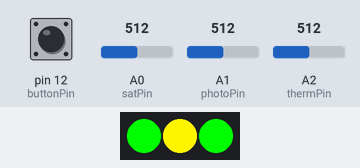
The sketch below on a simulated Arduino Uno, built with avr-gcc and run on an emulated ATmega328P. Shown: 3 RGB LEDs in strip order, left to right. Inputs (shaded band) come from the test bench; at power-on: A1 (photoPin) = 512, A2 (thermPin) = 512, A0 (satPin) = 512, pin 12 (buttonPin) LOW.

Above: at 1.2 s.
1.3 s: A1 (photoPin) set to 716
At 2.1 s:
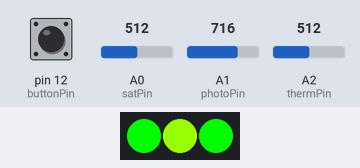
2.8 s: A2 (thermPin) set to 612
At 3.2 s:
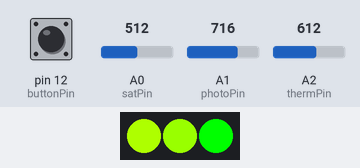
4.3 s: A2 (thermPin) set to 633
At 5.5 s:
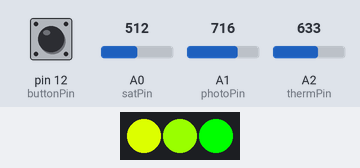
5.8 s: A0 (satPin) set to 754
At 6.7 s:
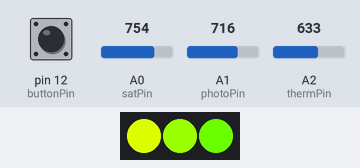
7.3 s: A0 (satPin) set to 781
At 7.9 s:
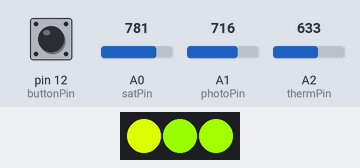
8.8 s: A1 (photoPin) set to 427
At 10.0 s:
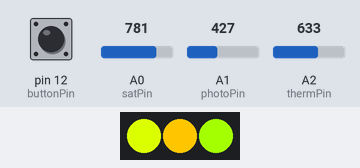
10.3 s: A1 (photoPin) set to 399
Timing chart, 0 to 12.8 s (numbered marks = the images above; inputs shaded):
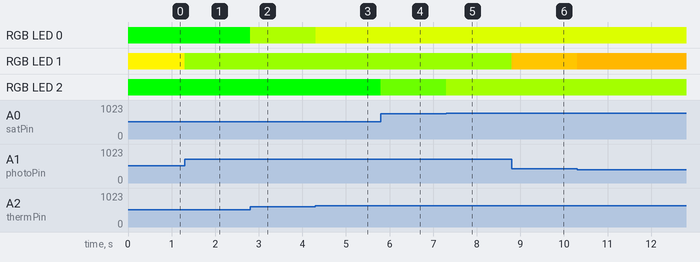

Measured:
- after the input at 1.3 s, RGB LED 1: RGB(255, 244, 0) → RGB(153, 255, 0) at once
- after the input at 2.8 s, RGB LED 0: RGB(0, 255, 0) → RGB(174, 255, 0) at once
- after the input at 4.3 s, RGB LED 0: RGB(174, 255, 0) → RGB(220, 255, 0) at once
- after the input at 5.8 s, RGB LED 2: RGB(0, 255, 0) → RGB(108, 255, 0) at once
- after the input at 7.3 s, RGB LED 2: RGB(108, 255, 0) → RGB(164, 255, 0) at once
- after the input at 8.8 s, RGB LED 1: RGB(153, 255, 0) → RGB(255, 198, 0) at once
- after the input at 10.3 s, RGB LED 1: RGB(255, 198, 0) → RGB(255, 183, 0) at once

The sketch:

botanical.ino
```cpp
//using the neopixel library, available from adafruit.com
#include <Adafruit_NeoPixel.h>
//rgb led strip of 3 leds, from pin 10, etc.
Adafruit_NeoPixel strip = Adafruit_NeoPixel(3, 10, NEO_GRB + NEO_KHZ800);

//pins
int powerPin = 2;
int buttonPin = 12;
int satPin = 14;
int photoPin = 15;
int thermPin = 16;

//thresholds
int tempHigh = 65; //max comfortable temp
int tempLow = 32; //lowest okay temp
int photoHigh = 1000; //direct sunlight
int photoLow = 50; //darkness, more or less
int satHigh = 700; //max saturation, is inverted scale.  subject to change.
int satLow = 950; //very very dry.  subject to change.

//misc.
float steinhart; //for steinhart equation
int outputMax = 100; //for mapping analog inputs, from 0 to whatever this value is
int color[] = {0,0,0}; //red, green, blue, for rgb led indicators
int brightness[] = {255,120,60}; //different levels, for rgb led indicators
int brightnessC = 0; //which level it should be on, changes when button is pressed
boolean toggle;

void setup(){
  //Serial.begin(9600); //for diagnostic
  //powerPin
  pinMode(powerPin,OUTPUT);
  digitalWrite(powerPin,HIGH);
  //button pin
  pinMode(buttonPin,INPUT);
  //neopixel
  strip.begin();
};
void loop(){
  //printAll(); //for diagnostic
  lights(); //updates indicator lights
  //buttons, turns push button into toggle button
  if (digitalRead(buttonPin) == HIGH && toggle == false){
    toggle = true;
    brightnessC++;
    if (brightnessC > 2){
      brightnessC = 0;
    };
  };
   if (digitalRead(buttonPin) == LOW && toggle == true){
    toggle = false;
   };
};
//temperature function, scales between 0 and 100
int thermOut(){
  int temp;
  float Rt;
  int bco = 4000; //b coefficient
  int output;
  //stienhart equation
  temp = analogRead(thermPin);
  Rt = 47200/((float)1032/temp - 1);
  steinhart = Rt / 50000;
  steinhart = log(steinhart);
  steinhart /= bco;
  steinhart += 1.0 / (25 + 273.15);
  steinhart = 1.0 / steinhart;
  steinhart -= 273.15; //from kelvin to C
  steinhart =  steinhart*9/5+32; //to convert from C to F
  //this equation is correct, for a 10k thermistor with a 10k resistor and a 5v pin,
  //but for some reason the output on my cheap arduino knockoff isn't supplying enough power
  //consequently, the temperature yielded is consistently 10 degrees f higher than
  //what it should be, so...
  steinhart = steinhart - 10; //to fix the problem
  //function output, from 0 to 100 depending on conditions
  //okay conditions
  if (steinhart >= tempHigh){
    output = outputMax;
  };
  //okay conditions
  if (steinhart < tempHigh && steinhart > tempLow){
    output = map(steinhart, tempLow, tempHigh, 0, outputMax);
  };
  //bad conditions
  if (steinhart <= tempLow){
    output = 0;
  };
  return output;
};
//light function, scales between 0 and 100
int photoOut(){ //light function, scales between 0 and 100;
  int photo = analogRead(photoPin);
  int output;
  //output
  //good conditions
  if (photo >= photoHigh){
    output = outputMax;
  };
  //okay conditions
  if (photo < photoHigh && photo > photoLow){
    output = map(photo, photoLow, photoHigh, 0, outputMax);
  };
  //bad conditions
  if (photo <= photoLow){
    output = 0;
  };
  return output;
};
//function output, from 0 to 100 depending on conditions
//water saturation conditions from hygrometer, scales between 0 and 100
int satOut(){
  int sat = analogRead(satPin);
  int output;
  //output
  //good conditions
  if (sat < satHigh){
    output = outputMax;
  };
  //okay condiditons
  if (sat > satHigh && sat < satLow){
    output = map(sat, satHigh, satLow, outputMax, 0); //from max to 0 this time, because
    //scale is inversed.  high value being poor conductivity, low value meaning good
    //conductivity
  };
  //bad conditions
  if (sat > satLow){
    output = 0;
  };
  return output;
};
//maps input to color from red (poor conditions) to green (good conditions)
int colorMap(int input){
  //temp = temporary, not temperature.  first needs the 0 to 100 outputs scaled to 0 to 510 (2*255)
  //in order to facilitate rgb transitions.  i know this step could be skipped, by scaling to
  //to 510 at the end of each (therm, sat, and photo) function, but i'm too lazy and will fix it later.
  int temp = map(input, 0, outputMax, 0, 510);
  //if the conditions are very bad, it'll be just red.  greener and greener as the conditions get better
  if (temp <= 255){
    color[0] = 255; //red
    color[1] = temp; //green
    color[2] = 0; //blue
  };
  //less and less red as the conditions get better.  if the conditions are very good, it'll be just green.
  if (temp > 255){
    color[0] = 255-(temp - 255); //red
    color[1] = 255; //green
    color[2] = 0; //blue
  };
};
//print all inputs, for diag purposes.
void printAll(){
//with a small delay because otherwise the serial port is too crazy
  Serial.println("sat");
  Serial.println(analogRead(satPin));
  Serial.println(satOut());
  Serial.println("photo");
  Serial.println(analogRead(photoPin));
  Serial.println(photoOut());
  Serial.println("therm");
  Serial.println(thermOut());
  Serial.println(steinhart);
  delay(500);
;};
//update indicator function
void lights(){
  //saturation
  colorMap(satOut());
  strip.setPixelColor(2, color[0], color[1], color[2]); //leftmost indicator
  //photo
  colorMap(photoOut());
  strip.setPixelColor(1, color[0], color[1], color[2]); //middle indocator
  //therm
  colorMap(thermOut());
  strip.setPixelColor(0, color[0], color[1], color[2]); //rightmost indicator
  strip.setBrightness(brightness[brightnessC]);
  strip.show();
};
```
